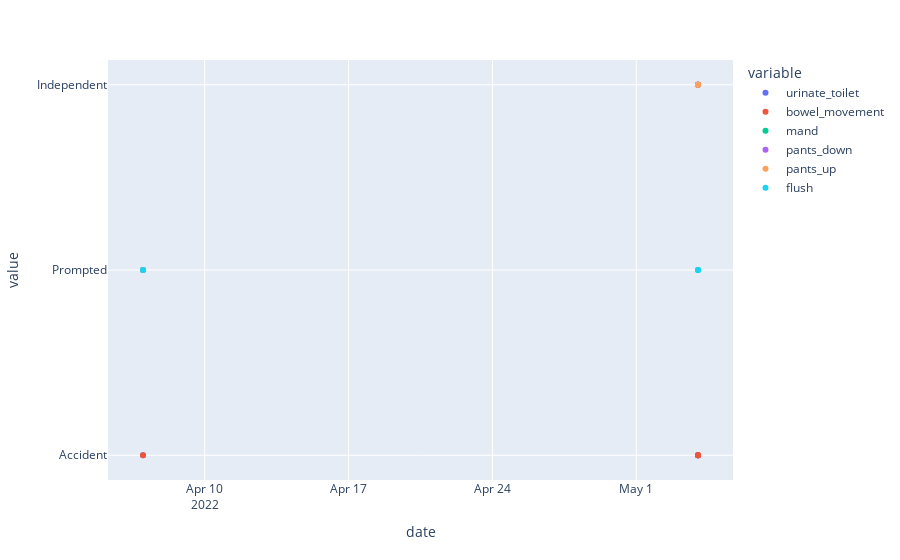

Notebook cell for this chart:
### Code cell
px.scatter(df1[['urinate_toilet', 'bowel_movement', 'mand', 'pants_down', 'pants_up', 'flush']])

### Figure 1 — Plotly figure (JSON) as saved in the notebook; plotly's stock layout.template omitted (floating-point values rounded to 4 significant figures)
{"data": [{"hovertemplate": "variable=urinate_toilet<br>date=%{x}<br>value=%{y}<extra></extra>", "legendgroup": "urinate_toilet", "marker": {"color": "#636efa", "symbol": "circle"}, "mode": "markers", "name": "urinate_toilet", "orientation": "v", "showlegend": true, "type": "scatter", "x": ["2022-04-07T00:00:00", "2022-05-04T00:00:00", "2022-05-04T00:00:00", "2022-05-04T00:00:00"], "xaxis": "x", "y": ["Accident", "Accident", "Accident", "Accident"], "yaxis": "y"}, {"hovertemplate": "variable=bowel_movement<br>date=%{x}<br>value=%{y}<extra></extra>", "legendgroup": "bowel_movement", "marker": {"color": "#EF553B", "symbol": "circle"}, "mode": "markers", "name": "bowel_movement", "orientation": "v", "showlegend": true, "type": "scatter", "x": ["2022-04-07T00:00:00", "2022-05-04T00:00:00", "2022-05-04T00:00:00", "2022-05-04T00:00:00"], "xaxis": "x", "y": ["Accident", "Accident", "Accident", "Accident"], "yaxis": "y"}, {"hovertemplate": "variable=mand<br>date=%{x}<br>value=%{y}<extra></extra>", "legendgroup": "mand", "marker": {"color": "#00cc96", "symbol": "circle"}, "mode": "markers", "name": "mand", "orientation": "v", "showlegend": true, "type": "scatter", "x": ["2022-04-07T00:00:00", "2022-05-04T00:00:00", "2022-05-04T00:00:00", "2022-05-04T00:00:00"], "xaxis": "x", "y": ["Prompted", "Independent", "Independent", "Independent"], "yaxis": "y"}, {"hovertemplate": "variable=pants_down<br>date=%{x}<br>value=%{y}<extra></extra>", "legendgroup": "pants_down", "marker": {"color": "#ab63fa", "symbol": "circle"}, "mode": "markers", "name": "pants_down", "orientation": "v", "showlegend": true, "type": "scatter", "x": ["2022-04-07T00:00:00", "2022-05-04T00:00:00", "2022-05-04T00:00:00", "2022-05-04T00:00:00"], "xaxis": "x", "y": ["Prompted", "Independent", "Independent", "Independent"], "yaxis": "y"}, {"hovertemplate": "variable=pants_up<br>date=%{x}<br>value=%{y}<extra></extra>", "legendgroup": "pants_up", "marker": {"color": "#FFA15A", "symbol": "circle"}, "mode": "markers", "name": "pants_up", "orientation": "v", "showlegend": true, "type": "scatter", "x": ["2022-04-07T00:00:00", "2022-05-04T00:00:00", "2022-05-04T00:00:00", "2022-05-04T00:00:00"], "xaxis": "x", "y": ["Prompted", "Independent", "Independent", "Independent"], "yaxis": "y"}, {"hovertemplate": "variable=flush<br>date=%{x}<br>value=%{y}<extra></extra>", "legendgroup": "flush", "marker": {"color": "#19d3f3", "symbol": "circle"}, "mode": "markers", "name": "flush", "orientation": "v", "showlegend": true, "type": "scatter", "x": ["2022-04-07T00:00:00", "2022-05-04T00:00:00", "2022-05-04T00:00:00", "2022-05-04T00:00:00"], "xaxis": "x", "y": ["Prompted", "Prompted", "Prompted", "Prompted"], "yaxis": "y"}], "layout": {"legend": {"title": {"text": "variable"}, "tracegroupgap": 0}, "margin": {"t": 60}, "xaxis": {"anchor": "y", "domain": [0, 1], "title": {"text": "date"}}, "yaxis": {"anchor": "x", "domain": [0, 1], "title": {"text": "value"}}}}
